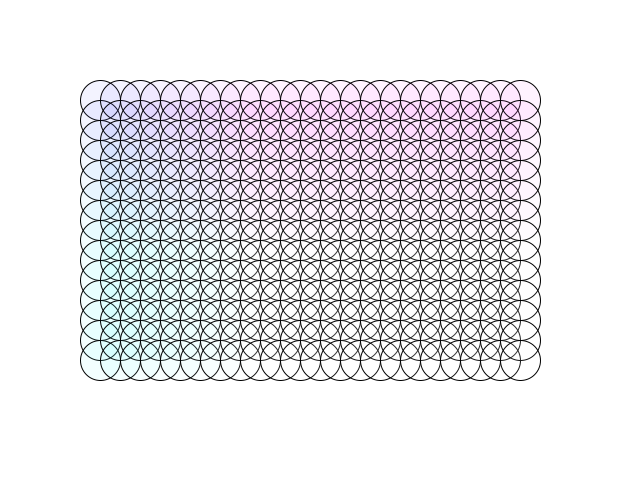
Frame 1 (no input)
Frame 60 (the mouse pressed at the canvas centre just before this capture): identical to frame 1, image omitted
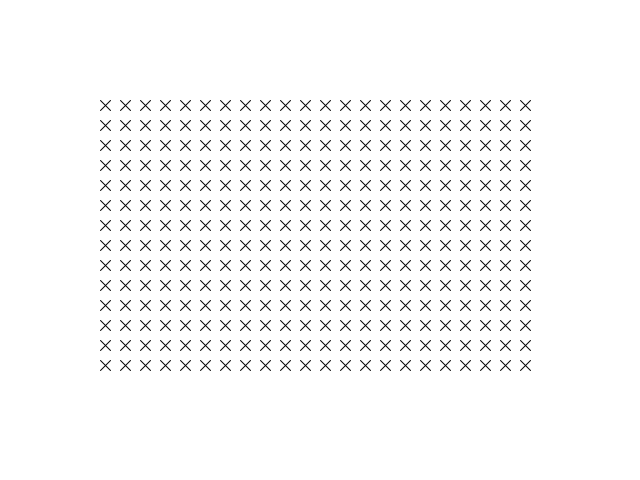
Frame 120 (the mouse held since frame 60 and released just before this capture)

The Processing sketch that drew these frames (run headless with seeded random() and noise(); from frame 60 on, the mouse is pressed at the canvas centre):

// Processing sketch: processing_187119
// ── processing_187119.pde

float option = 0;


void setup(){
  size(640, 480);
  strokeWeight(1);
}

void draw(){
   
  background (255);
  
  if (mouseX < 213){
  option = 0;
  }
  
  if (mouseX > 213 && mouseX < 426){
  option = 1;
  }
  
  if (mouseX > 426){
  option = 2;
  }
  
  if (option == 0){
  for (int i = 100; i < width - 100; i = i + 20){
  for (int j = 100; j < height - 100; j = j + 20){
  fill(i, j, 255, 20);
  ellipse (i, j, 40, 40);
  
 }
 }
 }
  
  if (option == 1){
  for (int i = 100; i < 540; i = i + 20){
  for (int j = 100; j < 380; j = j + 20){
  line(i, j, i + 10, j + 10);
  line (i, j + 10, i + 10, j);
  
 }
 }
 }
 
  if (option == 2){
  for (int i = 100; i < 540; i = i + 20){
  for (int j = 100; j < 380; j = j + 20){
  line (i, j, width/2, height/2);
 }
 }
 }
 
}
